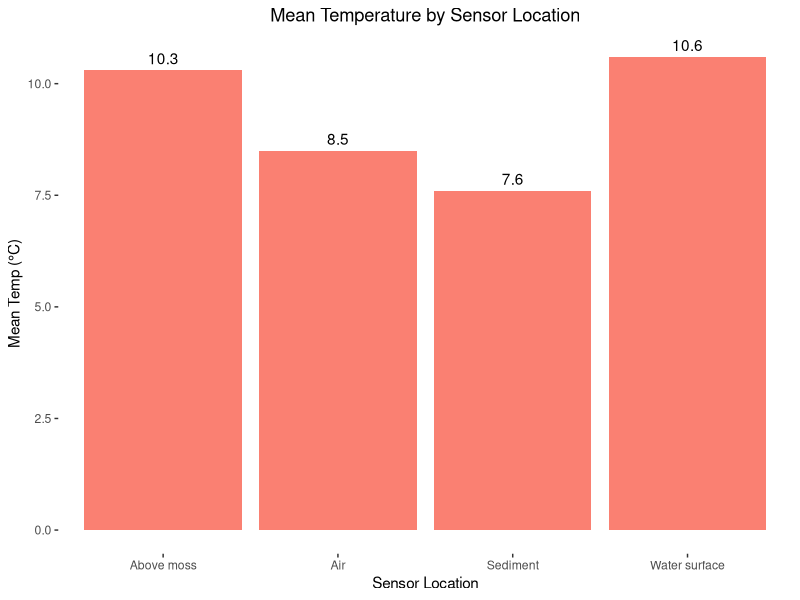
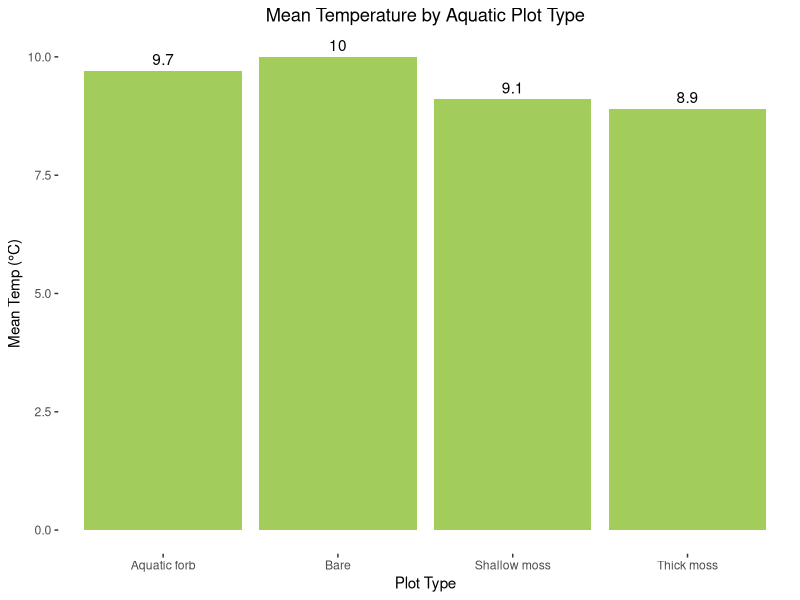
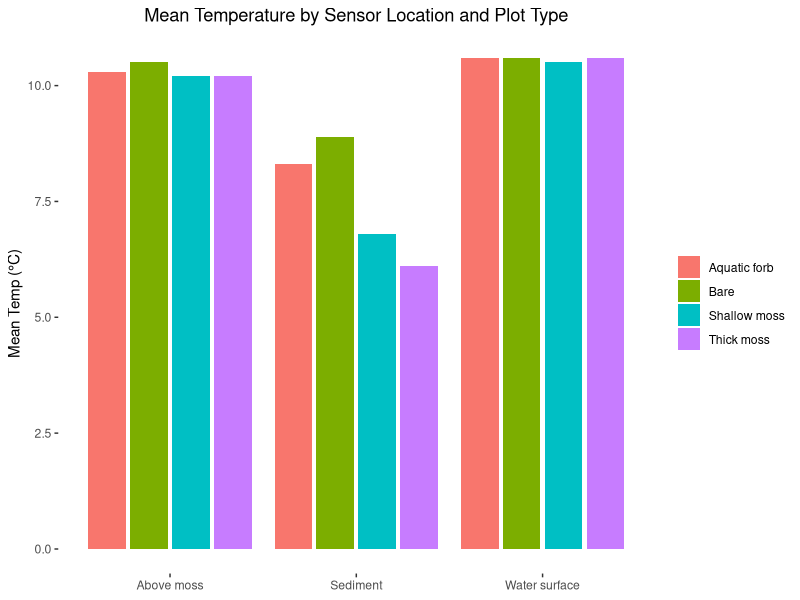
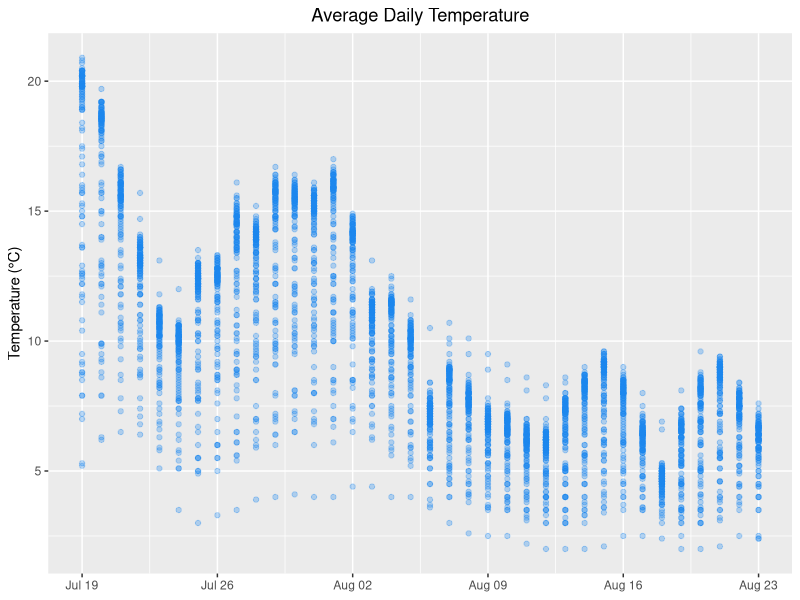
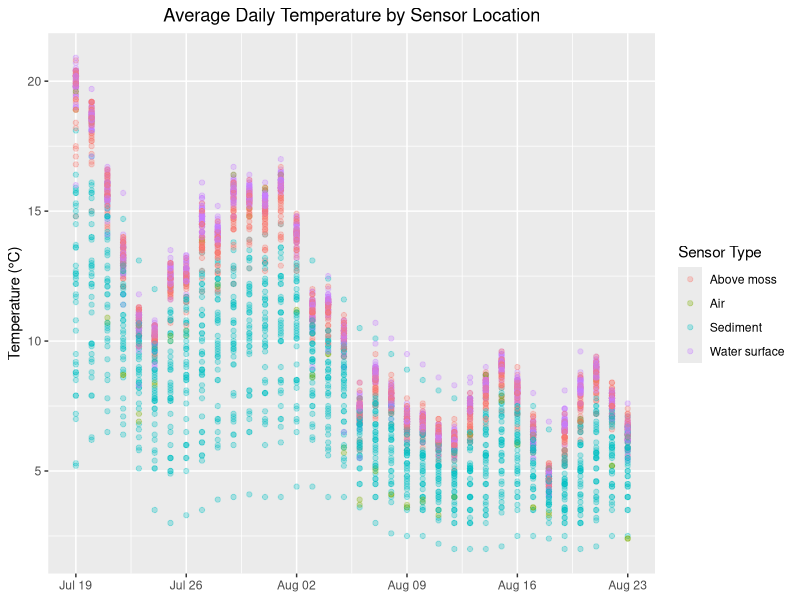
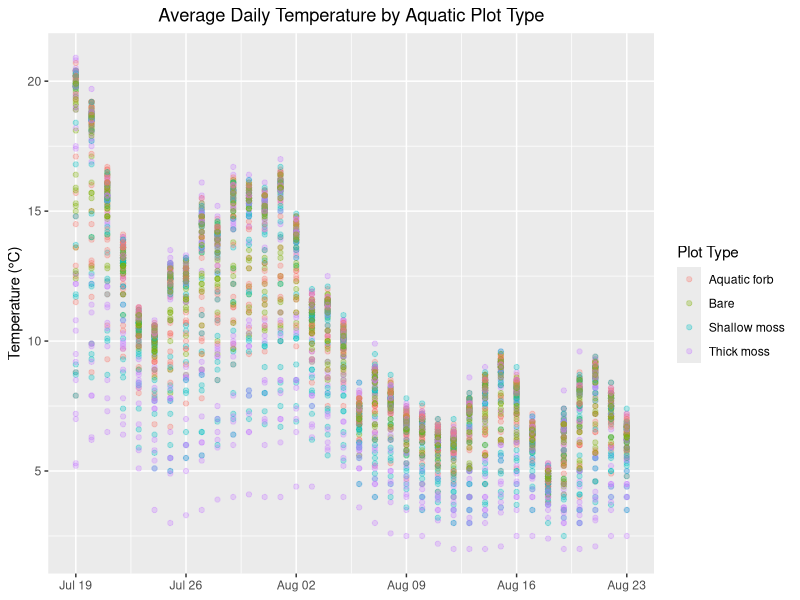
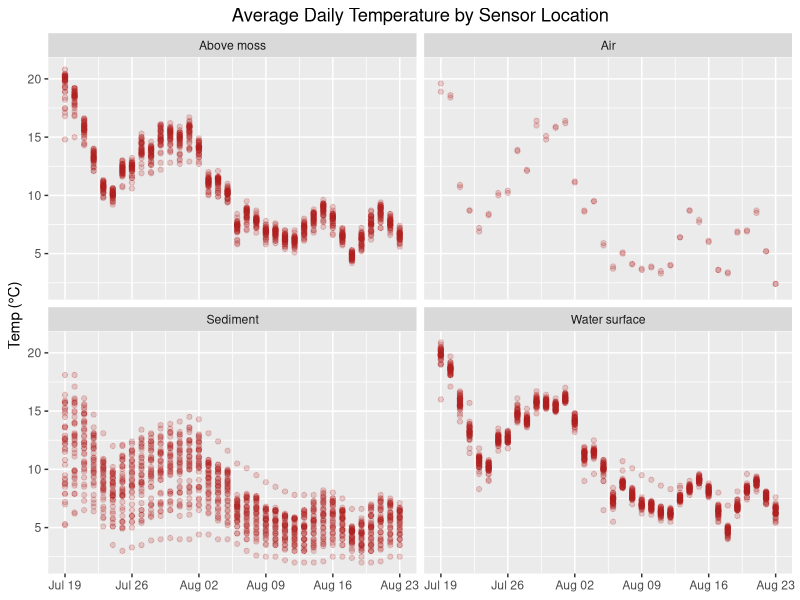
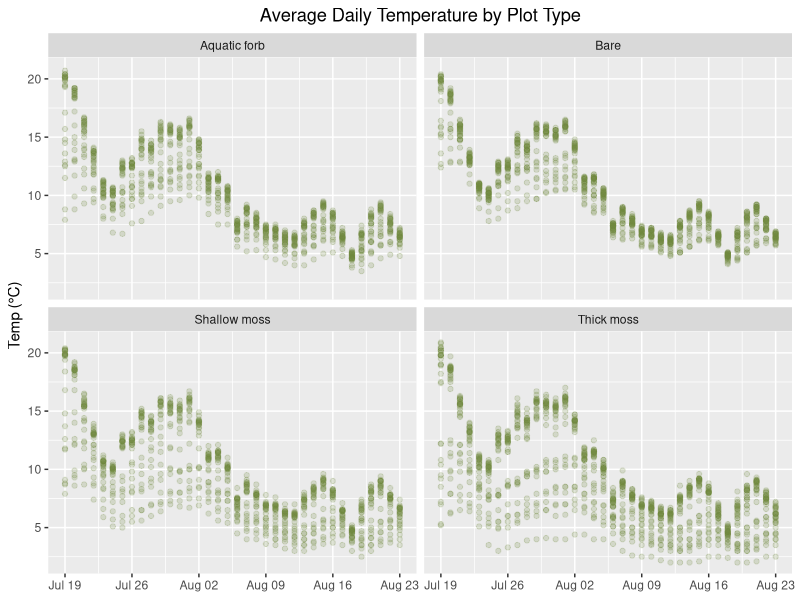

Here is the R script that generated these plots, in order:
## ---- chunk 1
knitr::opts_chunk$set(echo = FALSE, warning = FALSE, message = FALSE)
## ---- chunk 2
library(dplyr)
library(tidyr)
library(readr)
library(ggplot2)
library(scales)
library(here)
library(stringr)
## ---- chunk 3
#read in ibutton temp data

ibtn_temp <- read.csv("../data/ibtn_temp_tbl.csv")
## ---- chunk 4
# transform data table from wide to long format

temp_long <- ibtn_temp %>% 
  pivot_longer(cols = c(-Date, -Time), names_to = "iBtn_ID", values_to = "temp_c") 
## ---- chunk 5
# convert date col from char to date format
date_temp_long <- data.frame(temp_long)
date_temp_long$Date <- as.Date(date_temp_long$Date)
## ---- chunk 6
#read in plot type table

plot_type <- read.csv("../data/plot_type_tbl.csv")
## ---- chunk 7
# join both tables together

iBtn_summaryX <- left_join(date_temp_long, plot_type, by = c("iBtn_ID")) 
## ---- chunk 8
# remove leading X from iBtn_ID

iBtn_summary <- iBtn_summaryX %>% 
  mutate_at("iBtn_ID", str_replace, "X", "")

knitr::kable(head(iBtn_summary[, 1:7]), "simple", col.names = c("Date","Time","iBtn ID","Temp (\u00B0C)","Plot ID","Sensor Type","Plot Type"))
## ---- chunk 9
# calculate average daily temp

avg_daily_temp <- iBtn_summary %>%
  group_by(Date, iBtn_ID, Plot_ID, Sensor_type, Plot_type) %>% 
  summarize(avg_daily_temp = mean(temp_c, na.rm = T), .groups = "drop") %>% 
  mutate(across(where(is.numeric), ~ round(., 1)))

knitr::kable(head(avg_daily_temp[, 1:6]), "simple", col.names = c("Date","iBtn ID","Plot ID","Sensor Type","Plot Type","Avg Daily Temp (\u00B0C)"))
## ---- chunk 10
# calculate avg daily temp for each day by sensor type

adt_sensor_type <- iBtn_summary %>% 
  group_by(Date, Sensor_type) %>% 
  summarize(avg_daily_temp = mean(temp_c, na.rm = T), .groups = "drop")
## ---- chunk 11
# calculate mean for all days by sensor location

mean_sensor_type <- iBtn_summary %>% 
  group_by(Sensor_type) %>% 
  summarize(avg_daily_temp = mean(temp_c, na.rm = T), .groups = "drop") %>% 
  mutate(across(where(is.numeric), ~ round(., 1)))
## ---- chunk 12
# plot mean sensor type for season

p <- ggplot(mean_sensor_type, aes(Sensor_type, avg_daily_temp)) +
  geom_col(fill="salmon") +
  labs(title = "Mean Temperature by Sensor Location", x = "Sensor Location", y = "Mean Temp (\u00B0C)") + theme(panel.background = element_blank(), plot.title = element_text(hjust = 0.5)) +
  geom_text(aes(label = avg_daily_temp), vjust = -0.5)

p

knitr::kable(head(mean_sensor_type[, 1:2]), "simple", col.names = c("Sensor Type", "Mean Temp (\u00B0C)"))

p.mean_sensor <- p
## ---- chunk 13
# subset to remove sensors not assoc with plots
# then calculate average daily temp for each day by plot type

iBtn_summary_plot <- subset(iBtn_summary, Plot_type!="N/A" & Plot_type!="Lake")

adt_plot_type <- iBtn_summary_plot %>% 
  group_by(Date, Plot_type) %>% 
  summarize(avg_daily_temp = mean(temp_c, na.rm = T), .groups = "drop")
## ---- chunk 14
# calculate mean for all days by plot type

mean_plot_type <- iBtn_summary_plot %>% 
  group_by(Plot_type) %>% 
  summarize(avg_daily_temp = mean(temp_c, na.rm = T), .groups = "drop") %>% mutate(across(where(is.numeric), ~ round(., 1)))
## ---- chunk 15
# plot mean plot type for season

p <- ggplot(mean_plot_type, aes(Plot_type, avg_daily_temp)) +
  geom_col(fill="darkolivegreen3") +
  labs(title = "Mean Temperature by Aquatic Plot Type", x = "Plot Type", y = "Mean Temp (\u00B0C)") + theme(panel.background = element_blank(), plot.title = element_text(hjust = 0.5)) +
  geom_text(aes(label = avg_daily_temp), vjust = -0.5)

p

knitr::kable(head(mean_plot_type[, 1:2]), "simple", col.names = c("Plot Type", "Mean Temp (\u00B0C)"))

p.mean_plot <- p
## ---- chunk 16
# calculate mean for all days by sensor location and plot type

mean_sensor_plot <- iBtn_summary_plot %>% 
  group_by(Sensor_type, Plot_type) %>% 
  summarize(avg_daily_temp = mean(temp_c, na.rm = T), .groups = "drop") %>% 
  mutate(across(where(is.numeric), ~ round(., 1)))

p <- ggplot(mean_sensor_plot, aes(x = Sensor_type, y = avg_daily_temp, fill = Plot_type)) +
  geom_col(position = "dodge2") +
  labs(title = "Mean Temperature by Sensor Location and Plot Type", x = NULL, y = "Mean Temp (\u00B0C)") + theme(panel.background = element_blank(), plot.title = element_text(hjust = 0.5), legend.title = element_blank()) 

p

knitr::kable(mean_sensor_plot[, 1:3], "simple", col.names = c("Sensor Type","Plot Type","Mean Temp (\u00B0C)"))

p.mean_sensor_plot <- p
## ---- chunk 17
#plot adt all ibuttons

p <- ggplot(avg_daily_temp, aes(x = Date, y = avg_daily_temp)) +
  geom_point(alpha = 0.3, color = "dodgerblue2") +
  labs(title = "Average Daily Temperature", x = NULL, y = "Temperature (\u00B0C)") +
  theme(plot.title = element_text(hjust = 0.5))

p

p.adt_all_ibtn <- p
## ---- chunk 18
# plot by sensor location

p <- ggplot(avg_daily_temp, aes(x = Date, y = avg_daily_temp, color=Sensor_type)) +
  geom_point(alpha = 0.3) +
  labs(title = "Average Daily Temperature by Sensor Location", x = NULL, y = "Temperature (\u00B0C)", color = "Sensor Type")  +
  theme(plot.title = element_text(hjust = 0.5))

p

p.adt_sensor_loc <-  p
## ---- chunk 19
# subset to remove sensors not assoc with plots

adt_plot_clean <- subset(avg_daily_temp, Plot_type!="N/A" & Plot_type!="Lake")
## ---- chunk 20
# plot by plot type

p <- ggplot(adt_plot_clean, aes(x = Date, y = avg_daily_temp, color=Plot_type)) +
  geom_point(alpha = 0.3) +
  labs(title = "Average Daily Temperature by Aquatic Plot Type", x = NULL, y = "Temperature (\u00B0C)", color = "Plot Type")  +
  theme(plot.title = element_text(hjust = 0.5))

p

p.adt_plot_type <- p
## ---- chunk 21
# Facet plot by sensor type

p <- ggplot(avg_daily_temp, aes(x = Date, y = avg_daily_temp)) +
  geom_point(alpha=0.2, color = "firebrick") +
  facet_wrap(~Sensor_type, ncol=2) +
  labs(title = "Average Daily Temperature by Sensor Location", x = NULL, y = "Temp (\u00B0C)")  +
  theme(plot.title = element_text(hjust = 0.5))

p

p.adt_sensor_facet <- p
## ---- chunk 22
# Facet plots by plot type

p <- ggplot(adt_plot_clean, aes(x = Date, y = avg_daily_temp)) +
  geom_point(alpha=0.2, color = "darkolivegreen4") +
  facet_wrap(~Plot_type, ncol=2) +
  labs(title = "Average Daily Temperature by Plot Type", x = NULL, y = "Temp (\u00B0C)") +
  theme(plot.title = element_text(hjust = 0.5))

p

p.adt_plot_facet <- p
## ---- chunk 23
# filter out some plots for smaller facet set

sedi_moss_filter <- avg_daily_temp %>% 
    filter(Sensor_type == "Sediment", Plot_type == "Thick moss")
## ---- chunk 24
# Facet plots by select plots

p <- ggplot(sedi_moss_filter, aes(x = Date, y = avg_daily_temp)) +
  geom_point(alpha = 0.3, color = "purple") +
  facet_wrap(~Plot_ID, ncol = 4) + 
  labs(title = "Avg. Daily Temp at Sediment Layer in Thick Moss Plots", x = NULL, y = "Temperature (\u00B0C)") +
  theme(plot.title = element_text(hjust = 0.5), axis.text.x = element_text(angle=45, hjust = 1))

p

p.sedi_moss_facet <- p
## ---- chunk 25
# filter out some plots for smaller facet set

sedi_shmoss_filter <- avg_daily_temp %>% 
    filter(Sensor_type == "Sediment", Plot_type == "Shallow moss")
## ---- chunk 26
# Facet plots by select plots

p <- ggplot(sedi_shmoss_filter, aes(x = Date, y = avg_daily_temp)) +
  geom_point(alpha = 0.3, color = "darkturquoise") +
  facet_wrap(~Plot_ID, ncol = 4) + 
  labs(title = "Avg. Daily Temp at Sediment Layer in Shallow Moss Plots", x = NULL, y = "Temperature (\u00B0C)") +
  theme(plot.title = element_text(hjust = 0.5), axis.text.x = element_text(angle=45, hjust = 1))

p



p.sedi_shmoss_facet <- p
## ---- chunk 27
# filter out some plots for smaller facet set

sedi_aqforb_filter <- avg_daily_temp %>% 
    filter(Sensor_type == "Sediment", Plot_type == "Aquatic forb")
## ---- chunk 28
# Facet plots by select plots

p <- ggplot(sedi_aqforb_filter, aes(x = Date, y = avg_daily_temp)) +
  geom_point(alpha = 0.3, color = "hotpink2") +
  facet_wrap(~Plot_ID, ncol = 4) + 
  labs(title = "Avg. Daily Temp at Sediment Layer in Aquatic Forb Plots", x = NULL, y = "Temperature (\u00B0C)") +
  theme(plot.title = element_text(hjust = 0.5), axis.text.x = element_text(angle=45, hjust = 1))

p

p.sedi_aqforb_facet <- p
## ---- chunk 29
# filter out some plots for smaller facet set

sedi_bare_filter <- avg_daily_temp %>% 
    filter(Sensor_type == "Sediment", Plot_type == "Bare")
## ---- chunk 30
# Facet plots by select plots

p <- ggplot(sedi_bare_filter, aes(x = Date, y = avg_daily_temp)) +
  geom_point(alpha = 0.3, color = "darkolivegreen4") +
  facet_wrap(~Plot_ID, ncol = 4) + 
  labs(title = "Avg. Daily Temp at Sediment Layer in Bare Plots", x = NULL, y = "Temperature (\u00B0C)") +
  theme(plot.title = element_text(hjust = 0.5), axis.text.x = element_text(angle=45, hjust = 1))

p

p.sedi_bare_facet <- p
## ---- chunk 31
ggsave(here("iButtons/figures/", "adt-all-ibtn8x5.png"), plot = p.adt_all_ibtn, width = 8, height = 5)
## ---- chunk 32
ggsave(here("iButtons/figures/", "adt-sensor-loc8x5.png"), plot = p.adt_sensor_loc, width = 8, height = 5)
## ---- chunk 33
ggsave(here("iButtons/figures/", "adt-plot-type8x5.png"), plot = p.adt_plot_type, width = 8, height = 5)
## ---- chunk 34
# smller size col plot

ggsave(here("ibuttons/figures/", "mean-sensor-loc.png"), plot = p.mean_sensor, height = 5, width = 4, units = "in")
## ---- chunk 35
# smaller size for col plots

ggsave(here("ibuttons/figures/", "mean-plot.png"), plot = p.mean_plot, height = 5, width = 4, units = "in")
## ---- chunk 36
ggsave(here("ibuttons/figures/", "mean-sensor-plot.png"), plot = p.mean_sensor_plot, width = 8, height = 5, units = "in")
## ---- chunk 37
ggsave(here("iButtons/figures/", "adt-sensor-facet.png"), plot = p.adt_sensor_facet, width = 8, height = 5)
## ---- chunk 38
ggsave(here("iButtons/figures/", "adt-plot-facet.png"), plot = p.adt_plot_facet, width = 8, height = 5)
## ---- chunk 39
ggsave(here("ibuttons/figures/","sedi-moss-facet.png"), plot = p.sedi_moss_facet, width = 8, height = 5, units = "in")
## ---- chunk 40
ggsave(here("ibuttons/figures/","sedi-shmoss-facet.png"), plot = p.sedi_shmoss_facet, width = 8, height = 5, units = "in")
## ---- chunk 41
ggsave(here("ibuttons/figures/","sedi-aqforb-facet.png"), plot = p.sedi_aqforb_facet, width = 8, height = 5, units = "in")
## ---- chunk 42
ggsave(here("ibuttons/figures/","sedi-bare-facet.png"), plot = p.sedi_bare_facet, width = 8, height = 5, units = "in")
